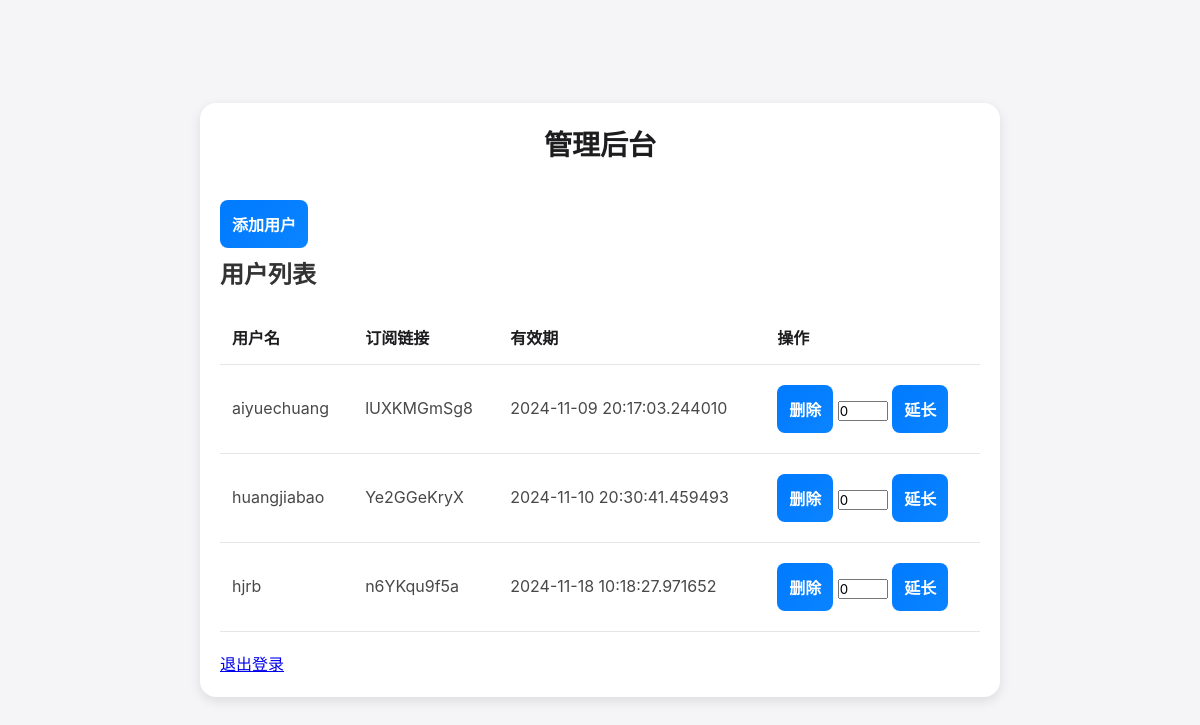
Before: /admin (signed in) with the older database file.
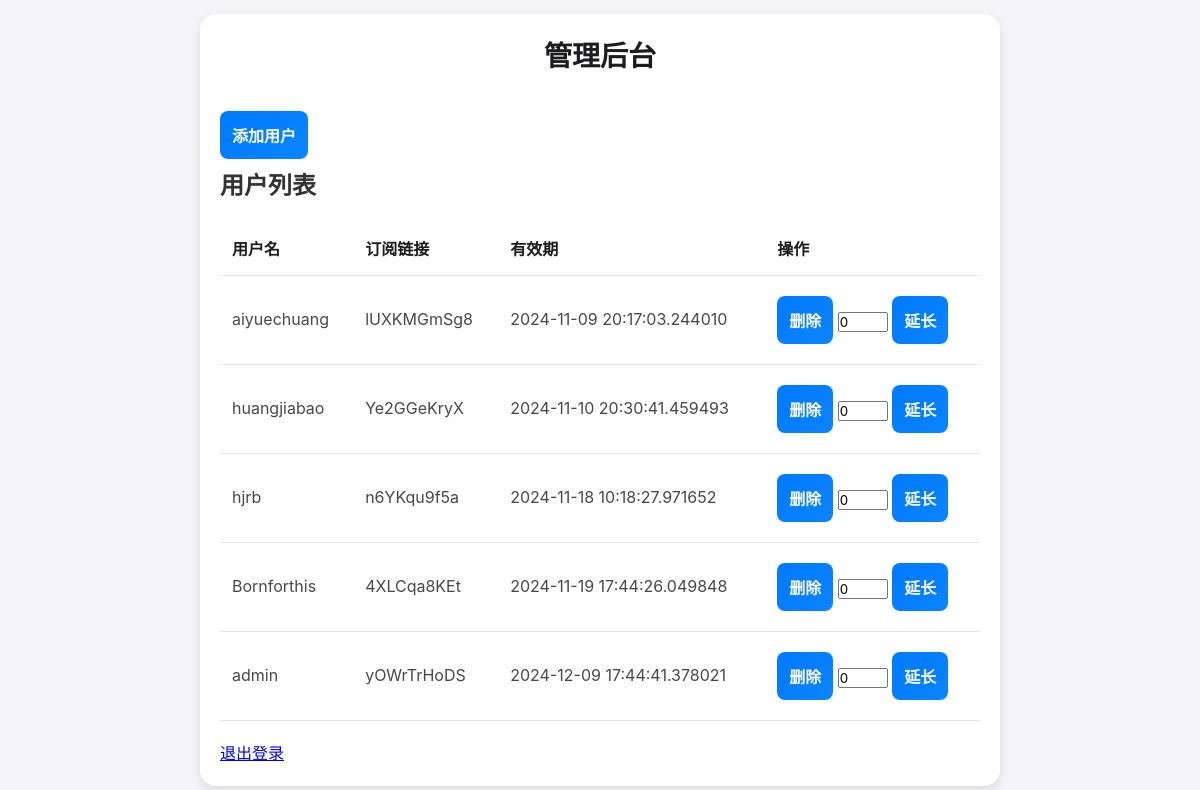
After: the same page with the newer database file.
### app.py (models this page shows, shortened)
class User(db.Model):
    id = db.Column(db.Integer, primary_key=True)
    username = db.Column(db.String(150), nullable=False, unique=True)
    password = db.Column(db.String(150), nullable=False)
    expiration_date = db.Column(db.DateTime, nullable=True)
    subscription_link = db.Column(db.String(200), nullable=True, unique=True)

### app.py (the view, shortened to what this page needs)
@app.route('/admin', methods=['GET', 'POST'])
@admin_login_required
def admin():
    users = User.query.all()
    return render_template('admin.html', users=users)

### app.py (called while the page is built)
def admin_login_required(f):
    @wraps(f)
    def decorated_function(*args, **kwargs):
        if 'admin_logged_in' not in session:
            flash("请先登录", "danger")
            return redirect(url_for('login'))
        return f(*args, **kwargs)
    return decorated_function

### templates/admin.html (shortened to what this page needs)
<!DOCTYPE html>
<html lang="en">
<head>
    <link rel="stylesheet" href="{{ url_for('static', filename='style.css') }}">
</head>
<body>
    <div class="container">
        <h1>管理后台</h1>
        <button id="addUserButton">添加用户</button>
        <h2>用户列表</h2>
        <table>
            <tr>
                <th>用户名</th>
                <th>订阅链接</th>
                <th>有效期</th>
                <th>操作</th>
            </tr>
            {% for user in users %}
            <tr>
                <td>{{ user.username }}</td>
                <td>{{ user.subscription_link }}</td>
                <td>{{ user.expiration_date }}</td>
                <td>
                    <form method="post" style="display: inline;">
                        <button type="submit">删除</button>
                    </form>
                    <form method="post" style="display: inline;">
                        <input type="number" name="additional_days" value="0" style="width: 50px;">
                        <button type="submit">延长</button>
                    </form>
                </td>
            </tr>
            {% endfor %}
        </table>
        <a href="{{ url_for('logout') }}" style="display: inline-block; margin-top: 20px;">退出登录</a>
    </div>
</body>
</html>

### static/style.css (style rules this page uses)
* { margin: 0; padding: 0; box-sizing: border-box; font-family: -apple-system, BlinkMacSystemFont, "Segoe UI", Roboto, "Helvetica Neue", Arial, sans-serif; }
body { background-color: #f5f5f7; color: #333; display: flex; justify-content: center; align-items: center; min-height: 100vh; line-height: 1.6; }
.container { width: 100%; max-width: 800px; padding: 20px; background-color: #ffffff; border-radius: 16px; box-shadow: 0 4px 12px rgba(0, 0, 0, 0.1); }
h1 { font-size: 28px; margin-bottom: 24px; color: #1d1d1f; font-weight: 600; text-align: center; }
button { padding: 12px; border: none; border-radius: 8px; font-size: 16px; font-weight: 600; color: #fff; background: linear-gradient(135deg, #007aff, #0a84ff); cursor: pointer; transition: background 0.3s ease; margin: 8px 0; }
table { width: 100%; border-collapse: collapse; margin-top: 20px; }
th, td { padding: 12px; border-bottom: 1px solid #e5e5ea; text-align: left; }
th { font-weight: 600; color: #1d1d1f; }
td { color: #48484a; }

Changed rows visible on the page:
added User: username "Bornforthis", subscription_link "4XLCqa8KEt", expiration_date "2024-11-19 17:44:26.049848"
added User: username "admin", subscription_link "yOWrTrHoDS", expiration_date "2024-12-09 17:44:41.378021"
